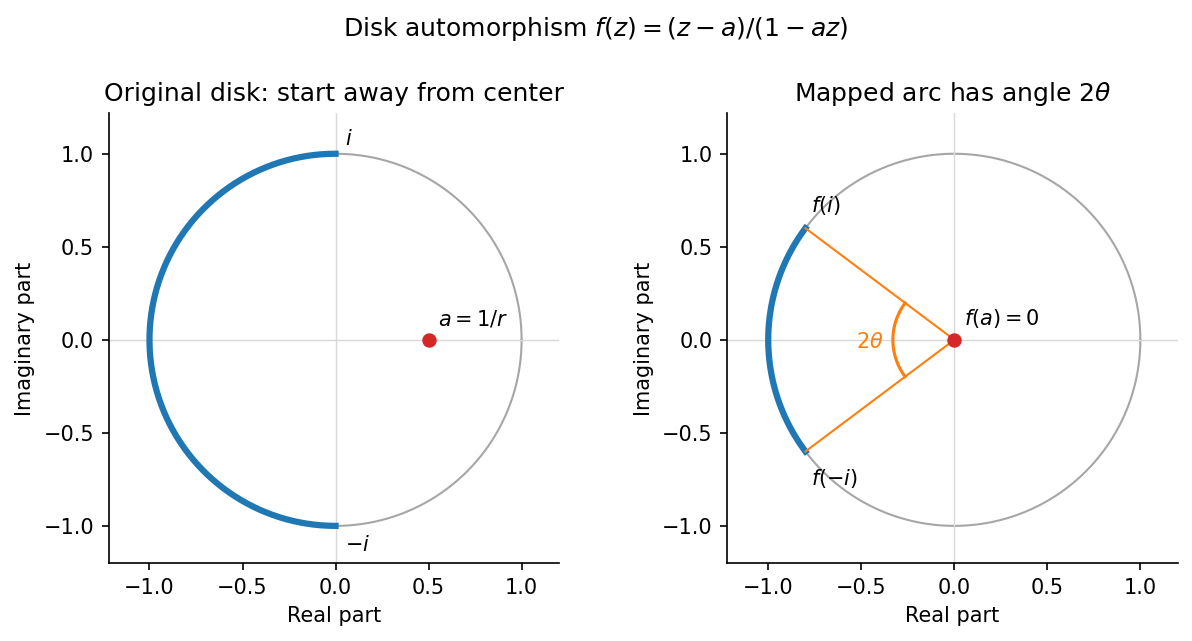

Write the Python code that produced this figure.
"""Python 3.14; NumPy and Matplotlib in ../pyproject.toml. PNG output in CWD."""
import numpy as np
import matplotlib
matplotlib.use("Agg")
import matplotlib.pyplot as plt
a=.5
angle=np.linspace(0,2*np.pi,700)
z=np.exp(1j*np.linspace(np.pi/2,3*np.pi/2,500))
fz=(z-a)/(1-a*z)
theta=np.arctan((1-a*a)/(2*a))
fig,axs=plt.subplots(1,2,figsize=(8.4,4.1),facecolor="white")
for ax in axs:
 ax.plot(np.cos(angle),np.sin(angle),color=".65",lw=1)
 ax.axhline(0,color=".85",lw=.7);ax.axvline(0,color=".85",lw=.7)
 ax.set_aspect("equal");ax.set(xlim=(-1.22,1.2),ylim=(-1.2,1.22),xlabel="Real part",ylabel="Imaginary part")
 ax.spines[["top","right"]].set_visible(False)
axs[0].plot(z.real,z.imag,color="C0",lw=3)
axs[0].scatter([a],[0],color="C3",s=35,zorder=5)
axs[0].text(a+.05,.08,r"$a=1/r$")
axs[0].text(.05,1.05,r"$i$");axs[0].text(.05,-1.13,r"$-i$")
axs[0].set_title("Original disk: start away from center")
axs[1].plot(fz.real,fz.imag,color="C0",lw=3)
axs[1].scatter([0],[0],color="C3",s=35,zorder=5)
axs[1].text(.05,.08,r"$f(a)=0$")
ep=fz[0]
axs[1].plot([0,ep.real],[0,ep.imag],color="C1",lw=1)
axs[1].plot([0,ep.real],[0,-ep.imag],color="C1",lw=1)
arc=np.linspace(np.pi-theta,np.pi+theta,120)
axs[1].plot(.33*np.cos(arc),.33*np.sin(arc),color="C1")
axs[1].text(-.53,-.04,r"$2\theta$",color="C1")
axs[1].text(ep.real+.03,ep.imag+.09,r"$f(i)$")
axs[1].text(ep.real+.03,-ep.imag-.18,r"$f(-i)$")
axs[1].set_title(r"Mapped arc has angle $2\theta$")
fig.suptitle(r"Disk automorphism $f(z)=(z-a)/(1-az)$",y=1.01)
fig.tight_layout()
fig.savefig("2009-semicircle-map.png",dpi=150,facecolor="white",bbox_inches="tight")
